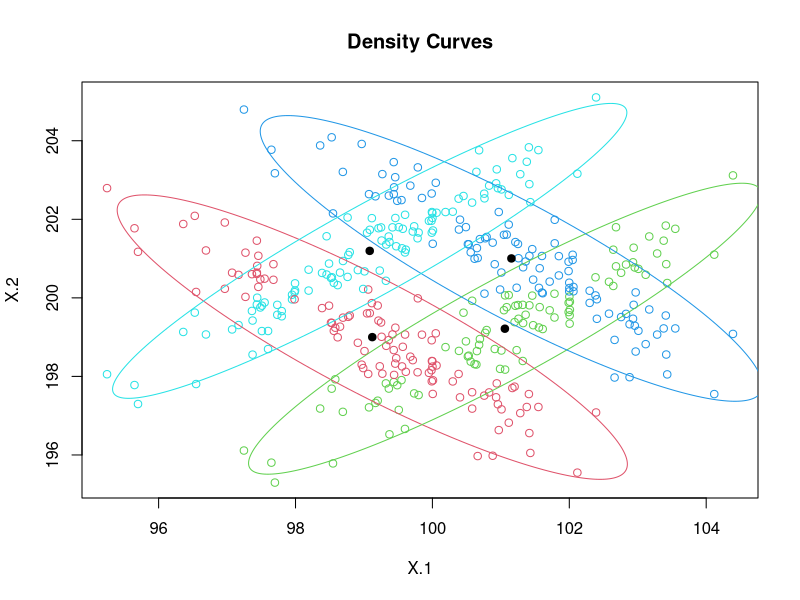

Generate this figure with R:
library(mixtools)

d = read.csv('q1.csv')
set.seed(100)
clusters = mvnormalmixEM(d, k = 4,epsilon=1e-04)
plot(clusters,which=2, alpha = 0.05)

posterior_prob = clusters[["posterior"]]
